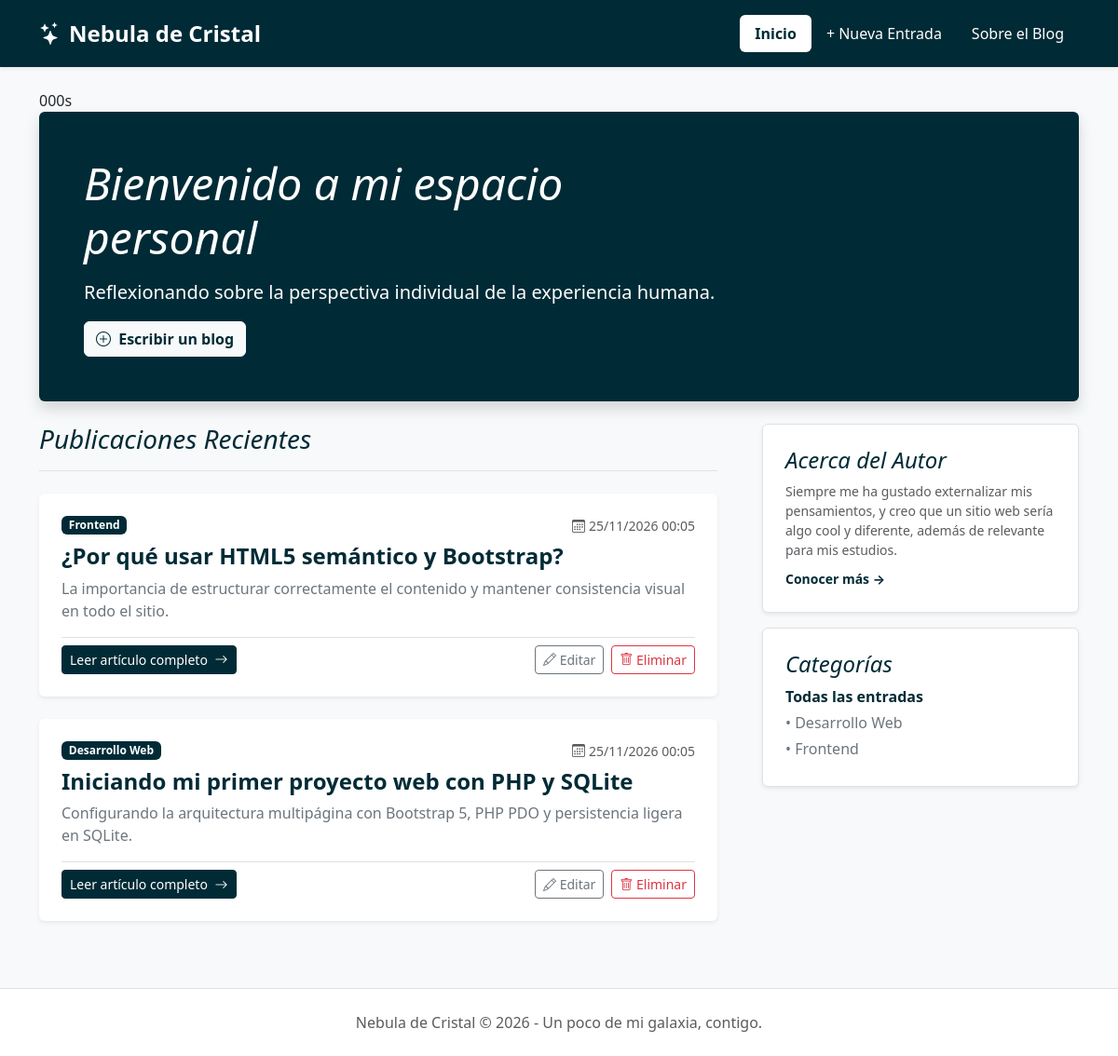
Before: / with the older database file.
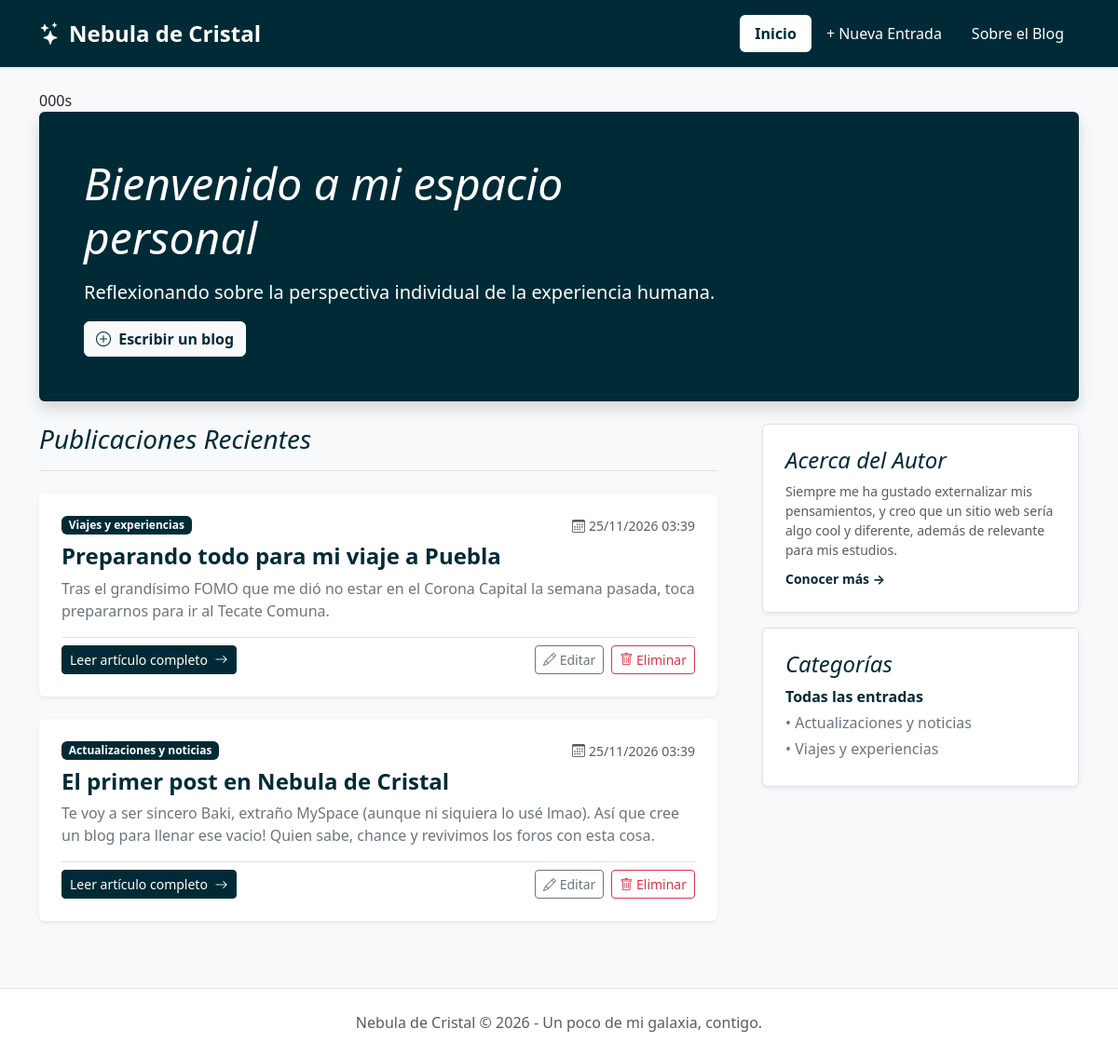
After: the same page with the newer database file.
### tables this page shows
CREATE TABLE entradas (
        id INTEGER PRIMARY KEY AUTOINCREMENT,
        titulo TEXT NOT NULL,
        categoria TEXT NOT NULL,
        resumen TEXT NOT NULL,
        contenido TEXT NOT NULL,
        fecha_creacion DATETIME DEFAULT CURRENT_TIMESTAMP
    );

### index.php (the view, shortened to what this page needs)
<?php
require_once 'config/db.php';
$categoriaFiltro = $_GET['categoria'] ?? '';
if ($categoriaFiltro !== '') {
    $stmt = $pdo->prepare("SELECT * FROM entradas WHERE categoria = ? ORDER BY fecha_creacion DESC, id DESC");
    $stmt->execute([$categoriaFiltro]);
} else {
    $stmt = $pdo->query("SELECT * FROM entradas ORDER BY fecha_creacion DESC, id DESC");
}
$entradas = $stmt->fetchAll();
$categorias = $pdo->query("SELECT DISTINCT categoria FROM entradas ORDER BY categoria ASC")->fetchAll(PDO::FETCH_COLUMN);
include 'includes/header.php';
?>
000s
<section class="p-4 p-md-5 mb-4 rounded text-white bg-custom-green shadow">
    <div class="col-lg-8 px-0">
        <h1 class="display-5 fst-italic">Bienvenido a mi espacio personal</h1>
        <p class="lead my-3">Reflexionando sobre la perspectiva individual de la experiencia humana.</p>
        <a href="formulario.php" class="btn btn-light text-custom-green fw-bold">
            <i class="bi bi-plus-circle me-1"></i> Escribir un blog
        </a>
    </div>
</section>
<div class="row g-5">
    <div class="col-md-8">
        <div class="d-flex justify-content-between align-items-center pb-3 mb-4 border-bottom">
            <h2 class="h3 fst-italic mb-0 text-custom-green">
                <?= $categoriaFiltro ? 'Categoría: ' . htmlspecialchars($categoriaFiltro) : 'Publicaciones Recientes' ?>
            </h2>
        </div>
        <?php if (empty($entradas)): ?>
            <div class="alert alert-info">
                Aún no hay publicaciones registradas. <a href="formulario.php" class="alert-link">¡Crea la primera aquí!</a>
            </div>
        <?php else: ?>
            <?php foreach ($entradas as $post): ?>
                <article class="card mb-4 border-0 shadow-sm card-hover">
                    <div class="card-body p-4">
                        <div class="d-flex justify-content-between align-items-start mb-2">
                            <span class="badge bg-custom-green"><?= htmlspecialchars($post['categoria']) ?></span>
                            <small class="text-muted">
                                <i class="bi bi-calendar3 me-1"></i><?= date('d/m/Y H:i', strtotime($post['fecha_creacion'])) ?>
                            </small>
                        </div>
                        <h3 class="card-title h4 fw-bold text-custom-green">
                            <a href="detalle.php?id=<?= $post['id'] ?>" class="text-decoration-none text-custom-green">
                                <?= htmlspecialchars($post['titulo']) ?>
                            </a>
                        </h3>
                        <p class="card-text text-secondary"><?= htmlspecialchars($post['resumen']) ?></p>
                        <div class="d-flex justify-content-between align-items-center pt-2 border-top">
                            <a href="detalle.php?id=<?= $post['id'] ?>" class="btn btn-custom-green btn-sm">
                                Leer artículo completo <i class="bi bi-arrow-right ms-1"></i>
                            </a>
                            <div class="d-flex gap-2">
                                <a href="formulario.php?id=<?= $post['id'] ?>" class="btn btn-outline-secondary btn-sm" title="Editar">
                                    <i class="bi bi-pencil"></i> Editar
                                </a>
                                <form action="eliminar.php" method="POST" class="d-inline form-eliminar" data-titulo="<?= htmlspecialchars($post['titulo']) ?>">
                                    <button type="submit" class="btn btn-outline-danger btn-sm" title="Eliminar">
                                        <i class="bi bi-trash"></i> Eliminar
                                    </button>
                                </form>
                            </div>
                        </div>
                    </div>
                </article>
            <?php endforeach; ?>
        <?php endif; ?>
    </div>
    <aside class="col-md-4">
        <div class="position-sticky" style="top: 2rem;">
            <div class="p-4 mb-3 bg-white rounded shadow-sm border">
                <h4 class="fst-italic text-custom-green">Acerca del Autor</h4>
                <p class="mb-2 text-muted small">Siempre me ha gustado externalizar mis pensamientos, y creo que un sitio web sería algo cool y diferente, además de relevante para mis estudios.</p>
                <a href="acerca.php" class="text-custom-green small fw-bold text-decoration-none">Conocer más &rarr;</a>
            </div>
            <div class="p-4 bg-white rounded shadow-sm border">
                <h4 class="fst-italic text-custom-green">Categorías</h4>
                <ul class="list-unstyled mb-0">
                    <li class="mb-1">
                        <a href="index.php" class="text-decoration-none <?= $categoriaFiltro === '' ? 'fw-bold text-custom-green' : 'text-secondary' ?>">
                            Todas las entradas
                        </a>
                    </li>
                    <?php foreach ($categorias as $cat): ?>
                        <li class="mb-1">
                            <a href="index.php?categoria=<?= urlencode($cat) ?>"
                               class="text-decoration-none <?= $categoriaFiltro === $cat ? 'fw-bold text-custom-green' : 'text-secondary' ?>">
                                • <?= htmlspecialchars($cat) ?>
                            </a>
                        </li>
                    <?php endforeach; ?>
                </ul>
            </div>
        </div>
    </aside>
</div>
<?php include 'includes/footer.php'; ?>

### includes/header.php (shortened to what this page needs)
<?php
$paginaActual = basename($_SERVER['PHP_SELF']);
?>
<!DOCTYPE html>
<html lang="es">
<head>
    <link href="https://cdn.jsdelivr.net/npm/bootstrap@5.3.3/dist/css/bootstrap.min.css" rel="stylesheet">
    <link rel="stylesheet" href="https://cdn.jsdelivr.net/npm/bootstrap-icons@1.11.3/font/bootstrap-icons.min.css">
    <link rel="stylesheet" href="assets/css/styles.css">
</head>
<body>
    <header class="bg-custom-green text-white py-3 mb-4 shadow-sm">
        <div class="container d-flex flex-wrap justify-content-between align-items-center">
            <a href="index.php" class="d-flex align-items-center mb-2 mb-lg-0 text-white text-decoration-none">
                <i class="bi bi-stars fs-4 me-2"></i>
                <span class="fs-4 fw-bold">Nebula de Cristal</span>
            </a>
            <nav class="nav nav-pills">
                <a class="nav-link <?= $paginaActual === 'index.php' ? 'active bg-white text-custom-green fw-bold' : 'text-white' ?>" href="index.php">Inicio</a>
                <a class="nav-link <?= $paginaActual === 'formulario.php' ? 'active bg-white text-custom-green fw-bold' : 'text-white' ?>" href="formulario.php">+ Nueva Entrada</a>
                <a class="nav-link <?= $paginaActual === 'acerca.php' ? 'active bg-white text-custom-green fw-bold' : 'text-white' ?>" href="acerca.php">Sobre el Blog</a>
            </nav>
        </div>
    </header>
    <main class="container">

### includes/footer.php (shortened to what this page needs)
</main>
    <footer class="py-4 mt-5 bg-white border-top text-center text-muted">
        <div class="container">
            <p class="mb-0">Nebula de Cristal &copy; <?= date('Y') ?> - Un poco de mi galaxia, contigo.</p>
        </div>
    </footer>
</body>
</html>

### assets/css/styles.css (style rules this page uses)
:root { --verde-petroleo: #002B36; --verde-petroleo-hover: #004050; }
body { background-color: #f8f9fa; display: flex; flex-direction: column; min-height: 100vh; }
main { flex: 1; }
.bg-custom-green { background-color: var(--verde-petroleo) !important; }
.text-custom-green { color: var(--verde-petroleo) !important; }
.btn-custom-green { background-color: var(--verde-petroleo); border-color: var(--verde-petroleo); color: #ffffff; }
.card-hover { transition: transform 0.2s ease, box-shadow 0.2s ease; }

Changed rows visible on the page:
removed entradas: categoria "Frontend", fecha_creacion "25/11/2026 00:05", titulo "¿Por qué usar HTML5 semántico y Bootstrap?", resumen "La importancia de estructurar correctamente el contenido y mantener consistencia visual en todo el sitio."
removed entradas: categoria "Desarrollo Web", fecha_creacion "25/11/2026 00:05", titulo "Iniciando mi primer proyecto web con PHP y SQLite", resumen "Configurando la arquitectura multipágina con Bootstrap 5, PHP PDO y persistencia ligera en SQLite."
added entradas: categoria "Viajes y experiencias", fecha_creacion "25/11/2026 03:39", titulo "Preparando todo para mi viaje a Puebla", resumen "Tras el grandísimo FOMO que me dió no estar en el Corona Capital la semana pasada, toca prepararnos para ir al Tecate Comuna."
added entradas: categoria "Actualizaciones y noticias", fecha_creacion "25/11/2026 03:39", titulo "El primer post en Nebula de Cristal", resumen "Te voy a ser sincero Baki, extraño MySpace (aunque ni siquiera lo usé lmao). Así que cree un blog para llenar ese vacio! Quien sabe, chance y revivimos los foros con esta cosa."
Other visible differences:
new list line: "• Actualizaciones y noticias"
new list line: "• Viajes y experiencias"
list line gone: "• Desarrollo Web"
list line gone: "• Frontend"
